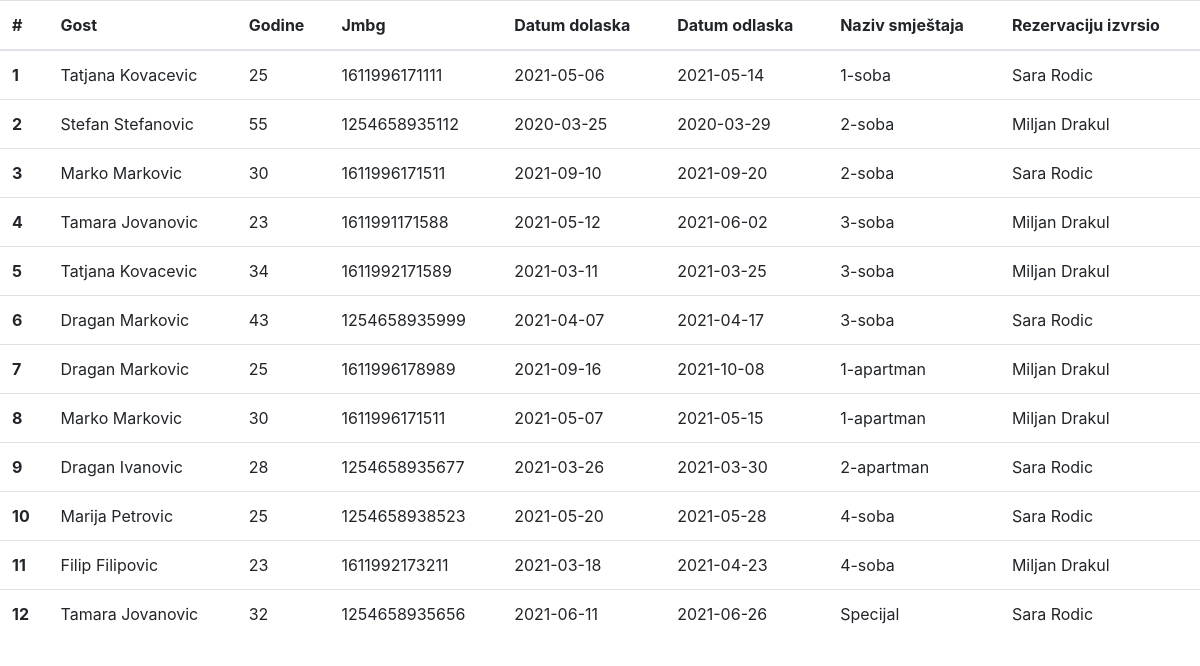
Before: /tableRezervation.php with the older database file.
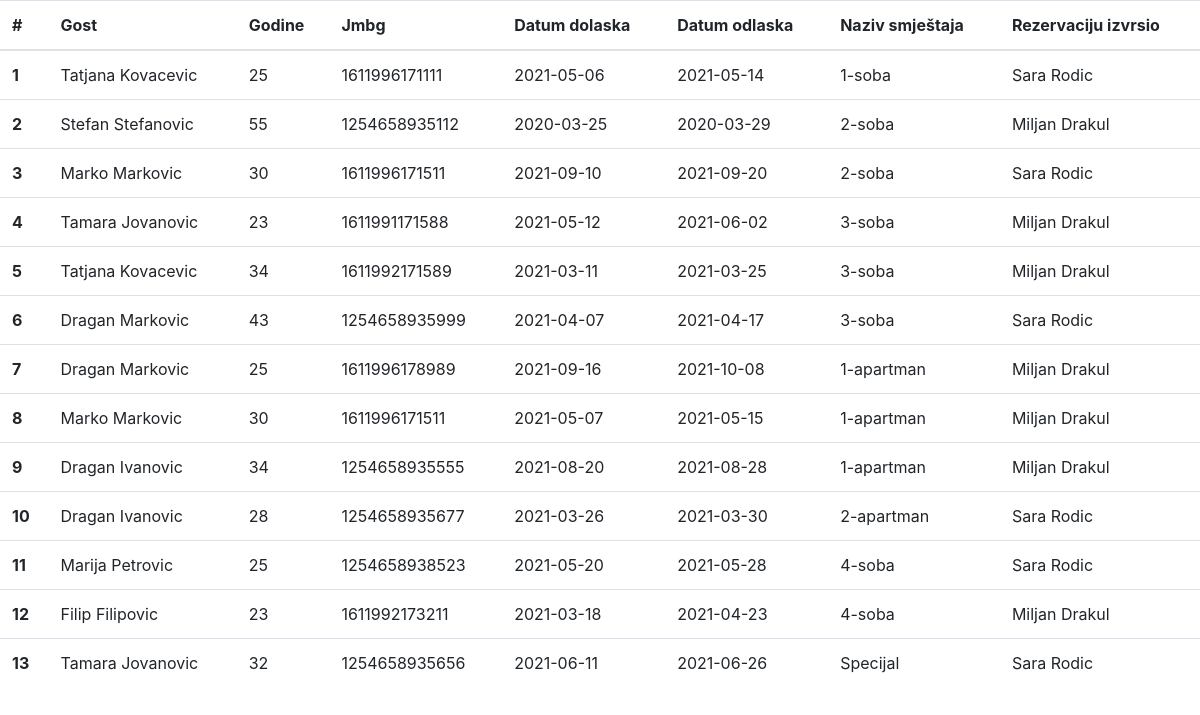
After: the same page with the newer database file.
### tables this page shows
CREATE TABLE `rezervation` (
  `id` int(11) NOT NULL,
  `age` int(11) NOT NULL,
  `jmbg` varchar(20) NOT NULL,
  `date_arrival` date NOT NULL,
  `date_departure` date NOT NULL,
  `accommodation_id` int(11) NOT NULL,
  `user_id` int(11) NOT NULL,
  `guest_id` int(11) NOT NULL
);

CREATE TABLE `guest` (
  `id` int(11) NOT NULL,
  `firstname` varchar(20) NOT NULL,
  `lastname` varchar(20) NOT NULL,
  `email` varchar(45) NOT NULL,
  `password` varchar(64) NOT NULL
);

CREATE TABLE `accommodation` (
  `id` int(11) NOT NULL,
  `name` varchar(45) NOT NULL,
  `capacity` int(11) NOT NULL,
  `accommodation_type_id` int(11) NOT NULL,
  `price_id` int(11) NOT NULL
);

CREATE TABLE `user` (
  `id` int(11) NOT NULL,
  `firstname` varchar(20) NOT NULL,
  `lastname` varchar(20) NOT NULL,
  `email` varchar(45) NOT NULL,
  `password` varchar(64) NOT NULL,
  `name_workplace` varchar(45) DEFAULT NULL,
  `date_employment` date DEFAULT NULL,
  `user_type_id` int(11) NOT NULL
);

### tableRezervation.php (the view, shortened to what this page needs)
<!doctype html>
<html lang="en">
<head>
    <link rel="stylesheet" href="https://maxcdn.bootstrapcdn.com/bootstrap/4.4.1/css/bootstrap.min.css">
    <link rel="stylesheet" href="styles/table.css">
</head>
<body>
<?php
require "connection/connection.php";
$query = <<<SQL
    SELECT guest.id AS guest_id, rezervation.id AS rezervation_id, accommodation.id AS accommodation_id, user.id AS user_id,
        guest.firstname AS guest_fistname, guest.lastname AS guest_lastname, rezervation.age, rezervation.jmbg, rezervation.date_arrival,
        rezervation.date_departure, accommodation.name, user.firstname AS user_firstname, user.lastname AS user_lastname FROM `rezervation`
    JOIN guest ON rezervation.guest_id=guest.id
    JOIN user ON rezervation.user_id=user.id
    JOIN accommodation ON rezervation.accommodation_id=accommodation.id
SQL;
$result = mysqli_query($connection, $query);
$counter = 0;
?>
<table class="table table-hover" id="myTable">
    <thead>
    <tr>
        <th scope="col">#</th>
        <th scope="col">Gost</th>
        <th scope="col">Godine</th>
        <th scope="col">Jmbg</th>
        <th scope="col">Datum dolaska</th>
        <th scope="col">Datum odlaska</th>
        <th scope="col">Naziv smještaja</th>
        <th scope="col">Rezervaciju izvrsio</th>
    </tr>
    </thead>
    <tbody>
    <?php while($row = mysqli_fetch_assoc($result)){
        $counter++;
        ?>
        <tr>
            <th scope="row"><?= $counter ?></th>
            <td><?= $row['guest_fistname']." ".$row['guest_lastname'] ?></td>
            <td><?= $row['age'] ?></td>
            <td><?= $row['jmbg'] ?></td>
            <td><?= $row['date_arrival'] ?></td>
            <td><?= $row['date_departure'] ?></td>
            <td><?= $row['name'] ?></td>
            <td><?= $row['user_firstname']." ".$row['user_lastname'] ?></td>
        </tr>
        <?php
    }
    ?>
    </tbody>
</table>
</body>
</html>

Changed rows visible on the page:
added rezervation: guest.firstname "Dragan", guest.lastname "Ivanovic", age "34", jmbg "1254658935555", date_arrival "2021-08-20", date_departure "2021-08-28", accommodation.name "1-apartman", user.firstname "Miljan", user.lastname "Drakul"
